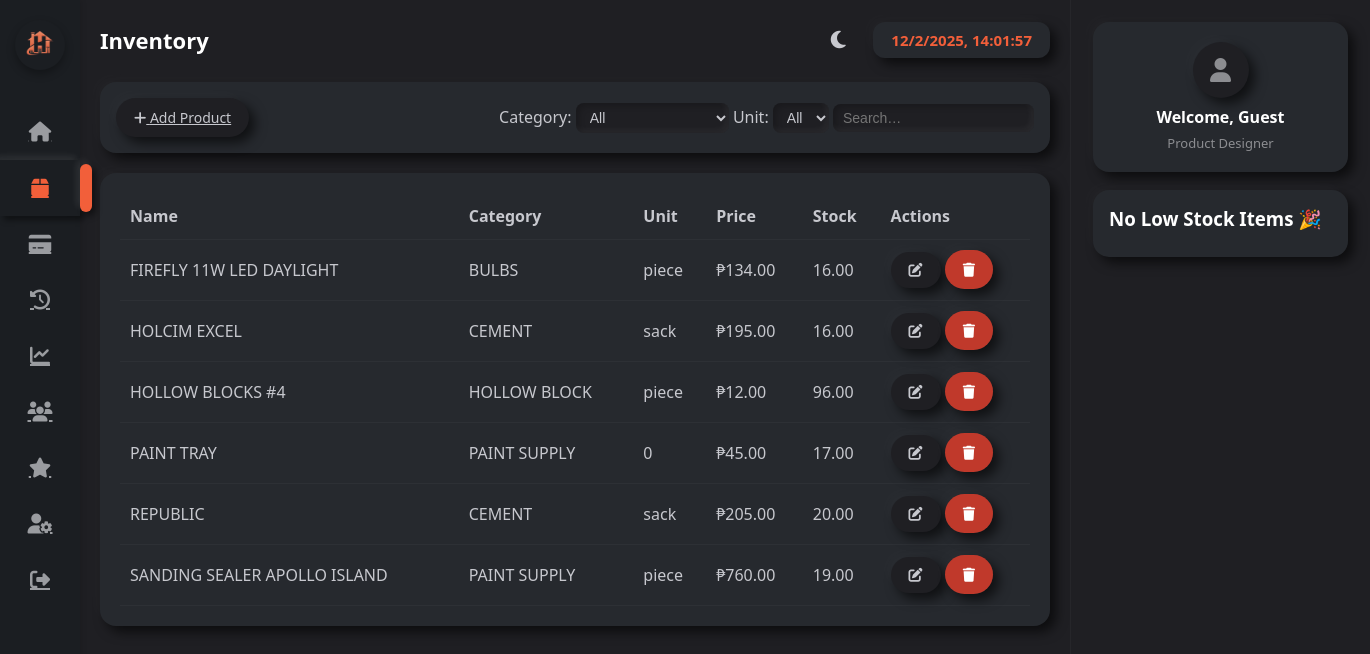
The page /inventory.php on the database its author committed.
### tables this page shows
CREATE TABLE `products` (
  `id` int(11) NOT NULL,
  `product_name` varchar(150) NOT NULL,
  `category` varchar(100) NOT NULL,
  `brand` varchar(100) DEFAULT NULL,
  `unit` varchar(50) DEFAULT NULL,
  `price` decimal(10,2) NOT NULL,
  `stock` decimal(10,2) DEFAULT NULL,
  `image` varchar(255) DEFAULT NULL,
  `created_at` timestamp NOT NULL DEFAULT current_timestamp(),
  `category_id` int(11) DEFAULT NULL
);

### inventory.php (the view, shortened to what this page needs)
<?php
include 'db.php';
 $currentTheme = $_SESSION['theme'];
 $displayName = $_SESSION['user']['username'] ?? $_SESSION['username'] ?? 'Guest';
 $currentUser = null;
 $whereClauses = [];
 $whereSQL = $whereClauses ? "WHERE ".implode(" AND ",$whereClauses) : "";
 $sql = "SELECT p.*, c.category_name FROM products p LEFT JOIN categories c ON p.category = c.id $whereSQL ORDER BY p.product_name ASC";
 $result = $conn->query($sql) or die("DB Error: ".$conn->error);
 $lowStockThreshold = 5;
 $lowStockItems = [];
?>
<!DOCTYPE html>
<html lang="en">
<head>
<link rel="stylesheet" href="https://cdnjs.cloudflare.com/ajax/libs/font-awesome/6.4.0/css/all.min.css">
</head>
<body class="<?php echo $currentTheme === 'light' ? 'light-mode' : ''; ?>">
<nav class="sidebar">
  <div class="logo">
    <img src="uploads/logo.png" alt="POS System Logo">
  </div>
  <ul>
    <li>
      <a href="dashboard.php" >
        <i class="fa fa-home"></i>
      </a>
    </li>
    <li>
      <a href="inventory.php"class="active">
        <i class="fa fa-box"></i>
      </a>
    </li>
    <li>
      <a href="sales.php">
        <i class="fa fa-credit-card"></i>
      </a>
    </li>
    <li>
      <a href="sales_history.php">
        <i class="fa fa-history"></i>
      </a>
    </li>
    <li>
      <a href="sales_report.php">
        <i class="fa fa-chart-line"></i>
      </a>
    </li>
    <li>
      <a href="customers.php">
        <i class="fa fa-users"></i>
      </a>
    </li>
    <li>
      <a href="customer_loyalty.php" >
        <i class="fa fa-star"></i>
      </a>
    </li>
    <li>
      <a href="user_management.php">
        <i class="fa fa-user-cog"></i>
      </a>
    </li>
    <li>
      <a href="logout.php">
        <i class="fa fa-sign-out-alt"></i>
      </a>
    </li>
  </ul>
</nav>
<div class="wrapper">
<main class="main">
  <div class="topbar">
    <h1>Inventory</h1>
    <div style="display: flex; align-items: center;">
      <button id="theme-toggle" class="theme-toggle" title="Toggle theme">
        <i class="fas fa-<?php echo $currentTheme === 'light' ? 'sun' : 'moon'; ?>"></i>
      </button>
      <div id="clock" class="clock-card"></div>
    </div>
  </div>
  <div class="filter-bar">
    <a href="add_product.php" class="btn"><i class="fa fa-plus"></i> Add Product</a>
    <div>
      Category:
      <select id="filterCategory"><option value="">All</option>
      </select>
      Unit:
      <select id="filterUnit"><option value="">All</option></select>
      <input type="text" id="search" placeholder="Search…" value="<?= htmlspecialchars($_GET['search'] ?? '') ?>">
    </div>
  </div>
  <div class="table-card">
    <table>
      <thead><tr><th>Name</th><th>Category</th><th>Unit</th><th>Price</th><th>Stock</th><th>Actions</th></tr></thead>
      <tbody>
      <?php if ($result->num_rows): while ($r=$result->fetch_assoc()): ?>
        <tr class="<?= ($r['stock'] <= $lowStockThreshold) ? 'low-stock' : '' ?>">
          <td><?= htmlspecialchars($r['product_name']) ?></td>
          <td><?= htmlspecialchars($r['category_name'] ?? $r['category']) ?></td>
          <td><?= htmlspecialchars($r['unit']) ?></td>
          <td>₱<?= number_format($r['price'],2) ?></td>
          <td><?= $r['stock'] ?></td>
          <td>
            <button class="btn btn-edit"
              onclick="openEditModal('<?= $r['id'] ?>','<?= htmlspecialchars(addslashes($r['product_name'])) ?>','<?= htmlspecialchars(addslashes($r['category'])) ?>','<?= htmlspecialchars($r['unit']) ?>','<?= $r['price'] ?>','<?= $r['stock'] ?>')"><i class="fa fa-edit"></i></button>
            <a href="delete_product.php?id=<?= $r['id'] ?>" class="btn btn-danger" onclick="return confirm('Delete this product?');"><i class="fa fa-trash"></i></a>
          </td>
        </tr>
      <?php endwhile; else: ?>
        <tr><td colspan="6">No products found.</td></tr>
      <?php endif; ?>
      </tbody>
    </table>
  </div>
</main>
<aside class="right-panel">
  <div class="profile-card">
    <?php if ($currentUser && !empty($currentUser['photo']) && file_exists($currentUser['photo'])): ?>
      <img src="<?= htmlspecialchars($currentUser['photo']) ?>" alt="Profile Photo" class="profile-photo">
    <?php else: ?>
      <div class="profile-photo">
        <i class="fas fa-user"></i>
      </div>
    <?php endif; ?>
    <h3>Welcome, <?= htmlspecialchars($displayName) ?></h3>
    <div class="role"><?= htmlspecialchars($currentUser['role'] ?? 'Product Designer') ?></div>
  </div>
  <?php if ($lowStockItems): ?>
    <div class="alert">
      <h3><i class="fa fa-exclamation-triangle"></i> Low Stock</h3>
      <ul><?php foreach ($lowStockItems as $i): ?><li><?= htmlspecialchars($i['product_name']) ?> (<?= $i['stock'] ?> left)</li><?php endforeach; ?></ul>
    </div>
  <?php else: ?>
    <div class="alert"><h3>No Low Stock Items 🎉</h3></div>
  <?php endif; ?>
</aside>
</div>
</body>
</html>

### rows shown on the page
products: product_name "FIREFLY 11W LED DAYLIGHT", category "BULBS", unit "piece", price "134.00", stock "16.00"
products: product_name "HOLCIM EXCEL", category "CEMENT", unit "sack", price "195.00", stock "16.00"
products: product_name "HOLLOW BLOCKS #4", category "HOLLOW BLOCK", unit "piece", price "12.00", stock "96.00"
products: product_name "PAINT TRAY", category "PAINT SUPPLY", unit "0", price "45.00", stock "17.00"
products: product_name "REPUBLIC", category "CEMENT", unit "sack", price "205.00", stock "20.00"
products: product_name "SANDING SEALER APOLLO ISLAND", category "PAINT SUPPLY", unit "piece", price "760.00", stock "19.00"

### other values the page prints
$displayName "Guest"
$currentUser['role'] "Product Designer"
